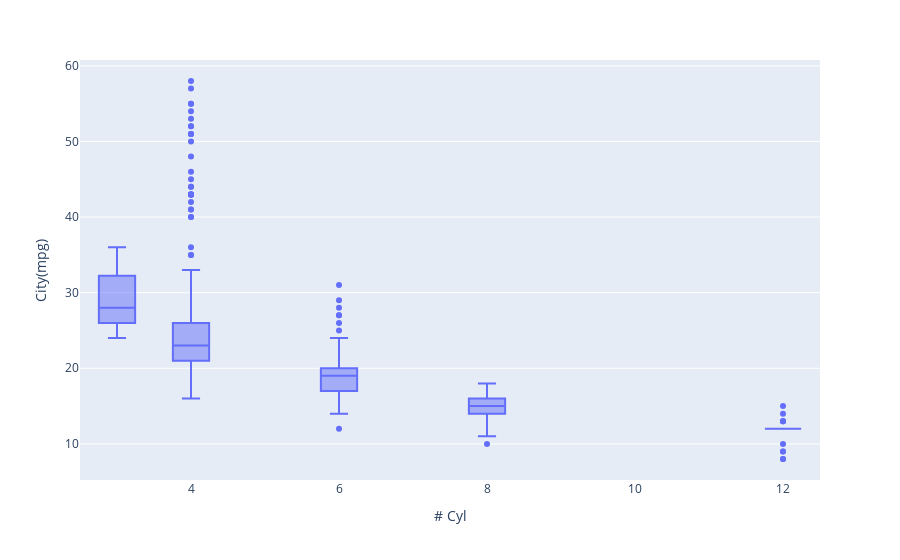

The notebook cell this image was saved under:
### Markdown cell above
**Question 6: Create a code block that performs the following operations: (10 points)**

1. Imports the `2020_Car_mpg.xlsx` file into a Pandas DataFrame called `fuel_data`.
2. Creates a box plot that compares each type of cylinder with the city mpg.
3. Creates individual groups for 3, 4, 6, 8, and 12 cylinder vehicles.
4. Performs ANOVA on all the groups.

### Code cell
# Box plot for Q6.
fuel_data=pd.read_excel('Resources/2020_Car_mpg.xlsx')
fuel_data.head()

fuel_data=fuel_data.loc[(fuel_data['# Cyl']!=5)&(fuel_data['# Cyl']!=10)&(fuel_data['# Cyl']!=16)]
fuel_data['# Cyl'].unique()
 
fig = px.box(fuel_data, x="# Cyl", y="City(mpg)")
fig.show()

### Figure 1 — Plotly figure (JSON) as saved in the notebook; plotly's stock layout.template omitted (floating-point values rounded to 4 significant figures; data arrays with more than 128 entries replaced by an {"elided": "..."} marker saying what was removed)
{"data": [{"alignmentgroup": "True", "hovertemplate": "# Cyl=%{x}<br>City(mpg)=%{y}<extra></extra>", "legendgroup": "", "marker": {"color": "#636efa"}, "name": "", "notched": false, "offsetgroup": "", "orientation": "v", "showlegend": false, "type": "box", "x": {"elided": "1158 int values"}, "x0": " ", "xaxis": "x", "y": {"elided": "1158 int values"}, "y0": " ", "yaxis": "y"}], "layout": {"boxmode": "group", "legend": {"tracegroupgap": 0}, "margin": {"t": 60}, "xaxis": {"anchor": "y", "domain": [0, 1], "title": {"text": "# Cyl"}}, "yaxis": {"anchor": "x", "domain": [0, 1], "title": {"text": "City(mpg)"}}}}
